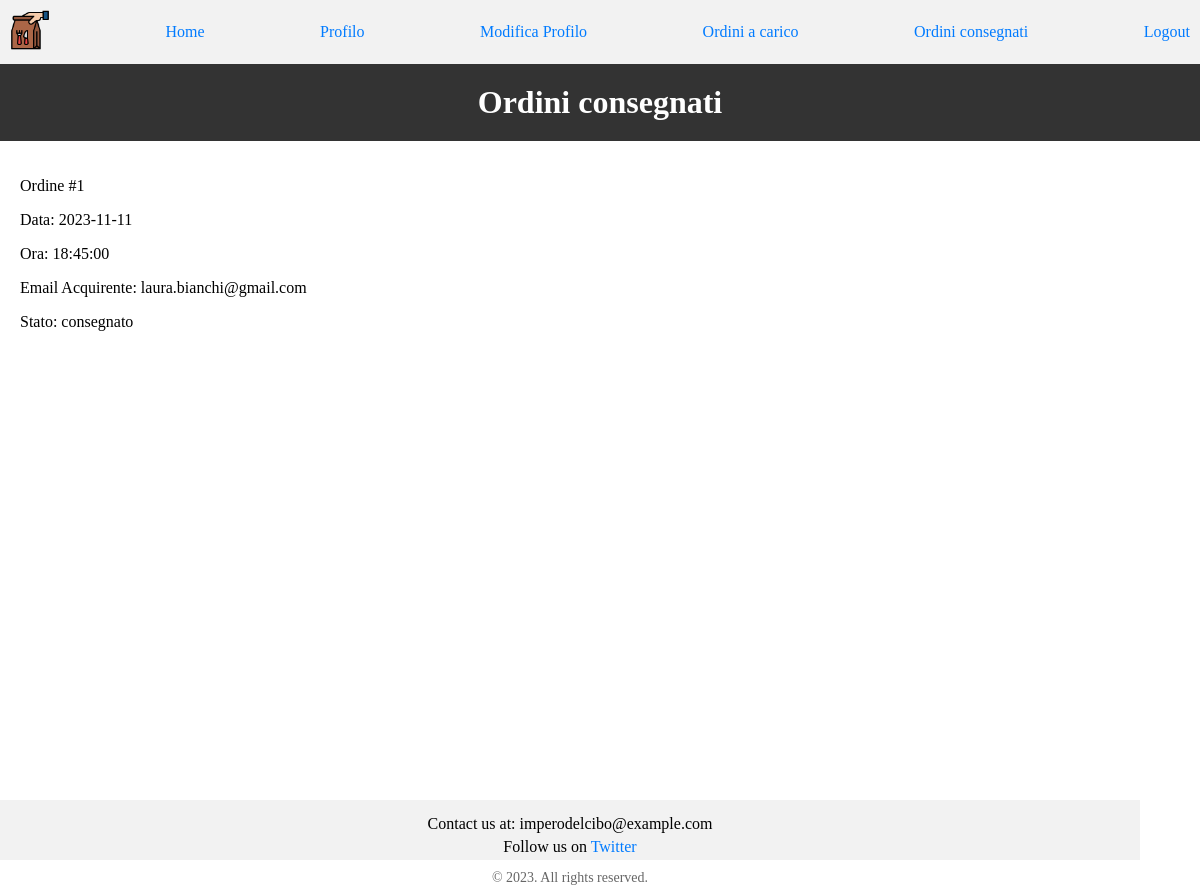
The app's page /applicativo/frontend/ordini_consegnati.php (signed in) with its own data.
### tables this page shows
CREATE TABLE `consegna` (
  `mailfatt` varchar(40) NOT NULL,
  `data` date NOT NULL,
  `ora` time NOT NULL
);

CREATE TABLE `ordine` (
  `data` date NOT NULL,
  `ora` time NOT NULL,
  `stato` enum('in preparazione','preso in carico','in consegna','consegnato') NOT NULL,
  `metodopagamento` enum('contanti','carta') NOT NULL,
  `mailacq` varchar(40) NOT NULL
);

### applicativo/frontend/ordini_consegnati.php (the view, shortened to what this page needs)
<!DOCTYPE html>
<html lang="it">
    <head>
        <link rel="stylesheet" type="text/css" href="../css/stile.css">
    </head>
<?php
include("../common/connessione.php");
if(isset($_SESSION['utente'])) {
$mail = $_SESSION['utente'];
?>
<?php include("../common/navbar_fattorino.php"); ?>
<h1>Ordini consegnati</h1>
<body>
    <section class="page-content">
<?php
$stmt = $conn->prepare("SELECT c.data, c.ora, o.mailacq, o.stato
                            FROM consegna c
                            JOIN ordine o ON c.data = o.data AND c.ora = o.ora
                            WHERE c.mailfatt = ? AND o.stato = 'consegnato'");
    $stmt->bind_param("s", $mail);
    $stmt->execute();
    $result = $stmt->get_result();
    if ($result->num_rows > 0) {
        $orderCounter = 1;
        while ($row = $result->fetch_assoc()) {
            echo "<div class='order'>";
            echo "<p>Ordine #$orderCounter</p>";
            echo "<p>Data: " . $row["data"] . "</p>";
            echo "<p>Ora: " . $row["ora"] . "</p>";
            echo "<p>Email Acquirente: " . $row["mailacq"] . "</p>";
            echo "<p>Stato: " . $row["stato"] . "</p>";
            echo "</div>";
            $orderCounter++;
        }
    } else {
        echo "Nessun ordine consegnato.";
    }
} else {
    echo "Utente non loggato";
}
?>
</section>
</body>
</html>

### applicativo/css/stile.css (style rules this page uses)
body { padding: 0; margin: 0; padding-bottom: 60px; min-height: 100vh; position: relative; flex-direction: column; }
h1 { flex-grow: 1; background-color: #333; color: #fff; padding: 20px; text-align: center; margin: 0; }
a { color: #007bff; text-decoration: none; }
footer { background-color: #f2f2f2; padding: 10px; text-align: center; box-sizing: border-box; width: 95%; height: 60px; position: absolute; bottom: 0; }
.footer-content { margin-bottom: 10px; }
.footer-content p { margin: 5px 0; }
.footer-content a { text-decoration: none; color: #007bff; }
.copyright { font-size: 14px; color: #666; }
.page-content { padding: 20px; width: 100%; box-sizing: border-box; }

### records on screen
consegna: data "2023-11-11", ora "18:45:00", ordine.mailacq "laura.bianchi@gmail.com", ordine.stato "consegnato"
